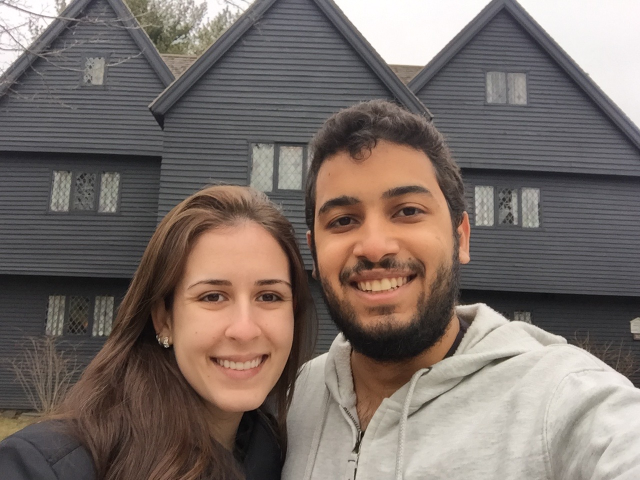
#> input picture data/images/pedro-milena.jpg, 1280 x 960 px, found by its file name (shown at 1/2 size); its folder holds 4 pictures in this run
$ jupyter execute --allow-errors detect-faces.ipynb   (shell and % lines are left out)   (older library calls are emulated)
#> lines starting #> are read from the running program, lines starting #| are printed output that depends on the picture
# Import Modules

[cell 1]
import os
import cv2
from scipy import misc
import matplotlib.pyplot as plt

plt.rcParams['figure.figsize'] = (15.0, 12.0)

# Connecting with Google Drive

Connecting with Google Drive with `google.colab` and changing the current directory to the **Face Recognition**.

[cell 2]
from google.colab import drive
drive.mount('/gdrive')

[cell 3]
os.chdir('/gdrive/My Drive/FaceRecognition')

# Loading Images

Loading 2 sample images: one with **multiple faces** on the same image and another one with only **one face** (using sunglasses).

#> (a cell that did not finish here is left out)

[cell 5]
os.listdir('data/images/')

[cell 6]
multiple_path = '/gdrive/My Drive/FaceRecognition/data/images/pedro-milena.jpg'
single_path = '/gdrive/My Drive/FaceRecognition/data/images/paula.jpeg'

multiple_image = misc.imread(multiple_path)
#> multiple_image is the input picture: shape (960, 1280, 3); mean R, G, B 122, 110.5, 104.7
single_image = misc.imread(single_path)
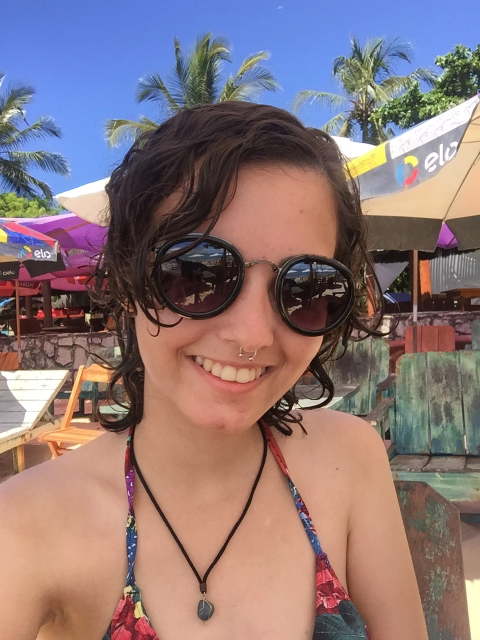
#> input picture data/images/paula.jpeg, 960 x 1280 px, found by its file name (shown at 1/2 size)
#> single_image is the input picture: shape (1280, 960, 3); mean R, G, B 139.3, 118.1, 120.3

[cell 7]
plt.figure(figsize=(12.0, 10.0))
plt.imshow(multiple_image)
plt.title('Multiple People')
plt.axis('off')

[cell 8]
plt.figure(figsize=(12.0, 10.0))
plt.imshow(single_image)
plt.axis('off')
plt.title('Single Person')

# Detecting Faces

Using a pre-trained **Haar Cascade** model provided by OpenCV to detect faces on images.

[cell 9]
# Loading the pre-trained model
face_cascade = cv2.CascadeClassifier('/gdrive/My Drive/FaceRecognition/models/HaarCascade/haarcascade_frontalface_default.xml')

[cell 10]
# Reading the image, testing on the multiple people first
multiple_image = cv2.imread(multiple_path)
multiple_original = multiple_image.copy()
multiple_original = cv2.cvtColor(multiple_original, cv2.COLOR_BGR2RGB)
gray_multiple = cv2.cvtColor(multiple_image, cv2.COLOR_BGR2GRAY)
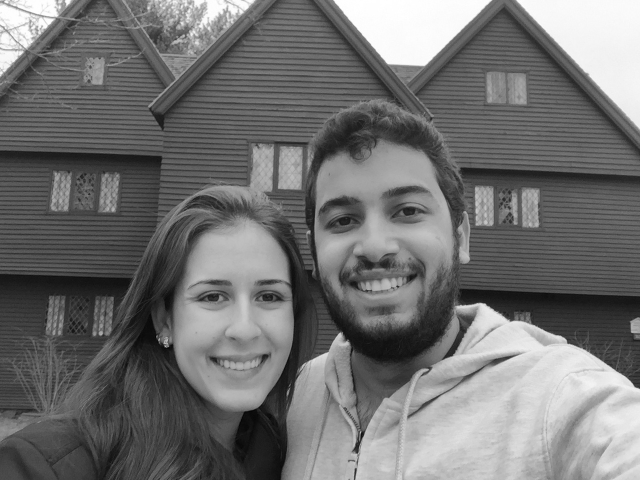
#> gray_multiple: shape (960, 1280) (shown at 1/2 size); min 1, max 255, mean 113.2

# Detecting faces
multiple_faces = face_cascade.detectMultiScale(gray_multiple, 1.3, 1)
#> multiple_faces = [[642, 785, 82, 82], [311, 470, 336, 336], [557, 281, 378, 378]]

[cell 11]
for (x, y, w, h) in multiple_faces:
  cv2.rectangle(multiple_image, (x, y), (x+w, y+h), (0, 255, 0), 2)
  roi_gray = gray_multiple[y:y+h, x:x+w]
  roi_color = multiple_image[y:y+h, x:x+w]
#> this loop made 3 passes
#> pass 1, `roi_color = multiple_image[y:y+h, x:x+w]`:
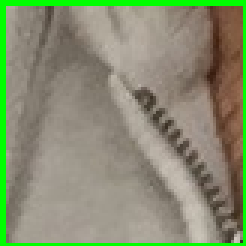
#> roi_color: shape (82, 82, 3) (shown 3 times larger); mean B, G, R 112.2, 141.9, 134
#> pass 2, `roi_color = multiple_image[y:y+h, x:x+w]`:
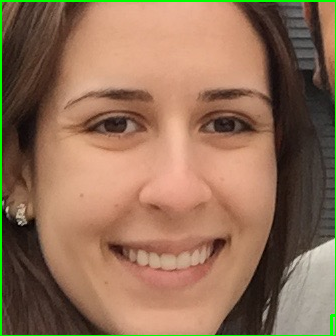
#> roi_color: shape (336, 336, 3); mean B, G, R 87.1, 112, 145.9
#> after the loop:
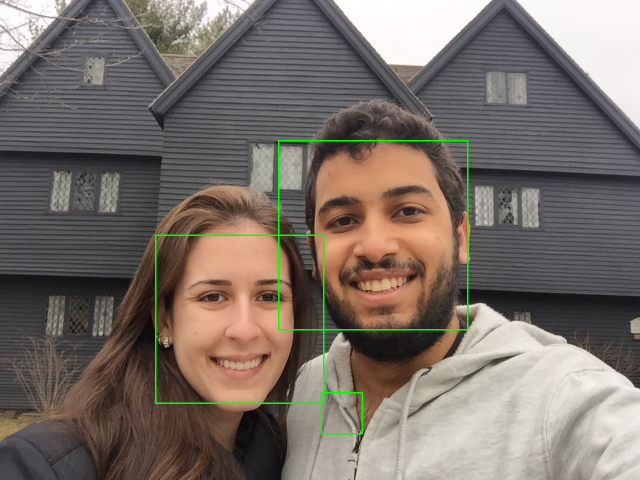
#> multiple_image: shape (960, 1280, 3) (shown at 1/2 size); mean B, G, R 104.1, 111.7, 121.1

[cell 12]
multiple_rgb = cv2.cvtColor(multiple_image, cv2.COLOR_BGR2RGB)

plt.figure(figsize=(15.0, 12.0))
plt.imshow(multiple_rgb)
plt.axis('off')
plt.title('Detecting Multiple Faces')

[cell 13]
single_image = cv2.imread(single_path)
single_original = single_image.copy()
single_gray = cv2.cvtColor(single_image, cv2.COLOR_BGR2GRAY)
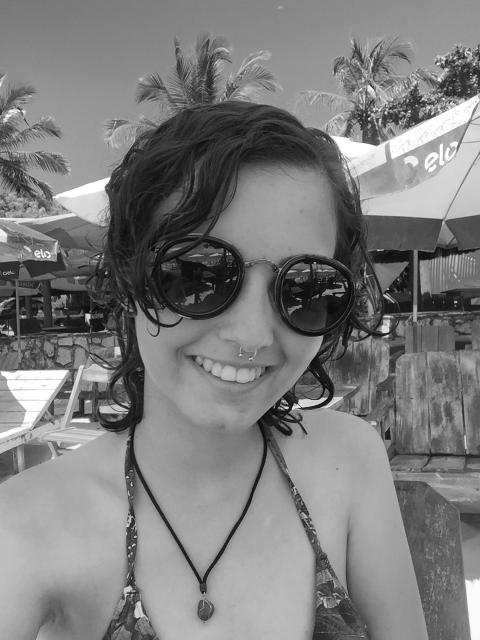
#> single_gray: shape (1280, 960) (shown at 1/2 size); min 1, max 255, mean 124.7

single_face = face_cascade.detectMultiScale(single_gray, 1.3, 1)
#> single_face = [[222, 373, 559, 559]]

[cell 14]
for (x, y, w, h) in single_face:
  cv2.rectangle(single_image, (x, y), (x+w, y+h), (0, 255, 0), 2)
  roi_gray = single_gray[y:y+h, x:x+w]
  roi_color = single_image[y:y+h, x:x+w]
#> this loop made 1 pass
#> pass 1, `roi_gray = single_gray[y:y+h, x:x+w]`:
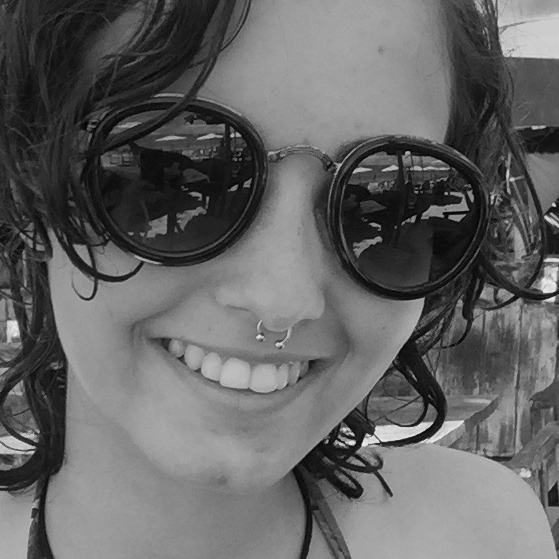
#> roi_gray: shape (559, 559); min 1, max 247, mean 99.9
#> pass 1, `roi_color = single_image[y:y+h, x:x+w]`:
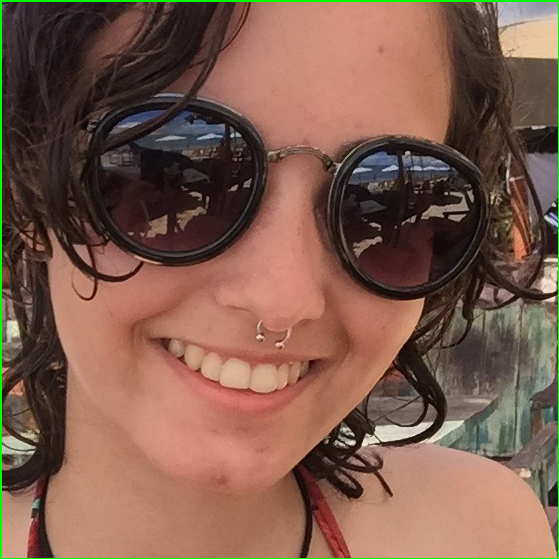
#> roi_color: shape (559, 559, 3); mean B, G, R 76.4, 92.1, 125.8
#> after the loop:
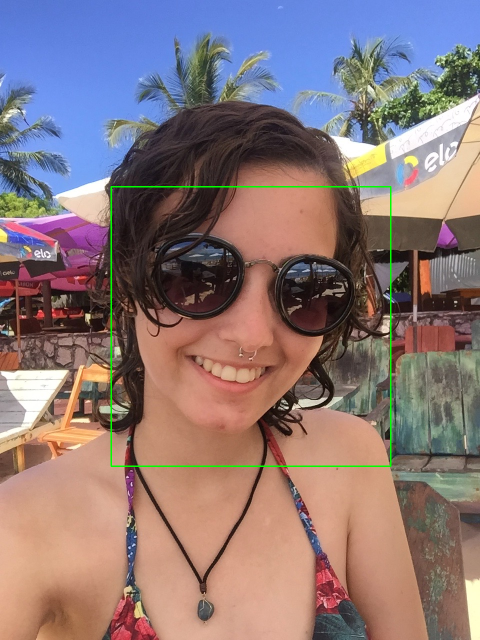
#> single_image: shape (1280, 960, 3) (shown at 1/2 size); mean B, G, R 119.8, 119, 138.6

[cell 15]
single_rgb = cv2.cvtColor(single_image, cv2.COLOR_BGR2RGB)

plt.figure(figsize=(12.0, 10.0))
plt.axis('off')
plt.title('Detecting Single Face')
plt.imshow(single_rgb)

# Cropping the image

Cropping the bounding box to generate 160x160 images.

[cell 16]
multiple_faces.shape
#> Out = (3, 4)

[cell 17]
x, y, w, h = multiple_faces[0]
#> x = 642; y = 785; w = 82; h = 82
margin=40
cropped_image = multiple_original[y-margin:y+h+margin, x-margin:x+w+margin]
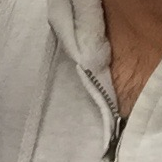
#> cropped_image: shape (162, 162, 3); mean R, G, B 151, 137.3, 124

[cell 18]
plt.figure(figsize=(12.0, 10.0))
plt.grid('off')
plt.imshow(cropped_image)
plt.title('Face Detected')

[cell 19]
resized_image = cv2.resize(cropped_image, (160, 160))

[cell 20]
plt.figure(figsize=(12.0, 10.0))
plt.imshow(resized_image)
plt.grid('off')
plt.title('Resized Face')

[cell 21]
resized_image.shape
#> Out = (160, 160, 3)
